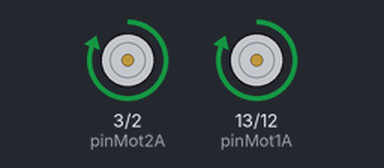
Recording of a sketch running on a simulated Arduino Uno, built with avr-gcc and run on an emulated ATmega328P. On the bench: motor-driver pin pairs drawn as motors (green arrow = first pin HIGH = forward, orange = second pin HIGH = backward, longer = more drive).

Above: at 1.0 s.
At 5.0 s:
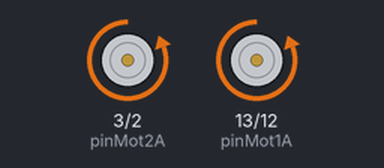
At 9.0 s:
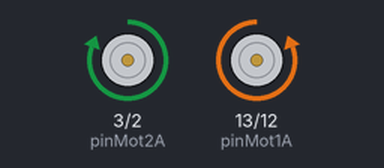
At 19.0 s:
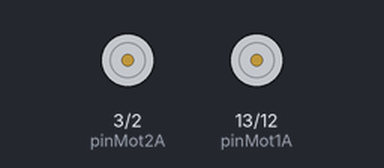
Timing chart, 0 to 20.8 s (numbered marks = the images above):
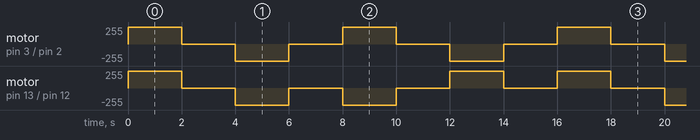

Measured:
- by itself, motor on pin 3 (pinMot2A) / pin 2 (pinMot2B): repeats every 8.0 s: stopped 2.0 s, backward 255/255 2.0 s, stopped 2.0 s, forward 255/255 2.0 s
- by itself, motor on pin 13 (pinMot1A) / pin 12 (pinMot1B): repeats every 16.0 s: 2 × (stopped 2.0 s, backward 255/255 2.0 s), 2 × (stopped 2.0 s, forward 255/255 2.0 s)

The sketch:

Motores.ino
```cpp
// C++ code
//

//A se refere ao sentido frontal e
//B ao sentido de retorno

#define pinMot1A 13
#define pinMot1B 12

#define pinMot2A 3
#define pinMot2B 2


#define velocidade 1000

void setup() {
  // Configurações Dos Motores
  pinMode(pinMot1A, OUTPUT);
  pinMode(pinMot1B, OUTPUT);
  pinMode(pinMot2A, OUTPUT);
  pinMode(pinMot2B, OUTPUT);

  pinMode(3, OUTPUT);
  analogWrite(3, velocidade);

}

void loop() {
  // Código Principal
  		//Frente
  			digitalWrite(pinMot1A, HIGH);
  			digitalWrite(pinMot2A, HIGH);
  			delay(2000);
  			digitalWrite(pinMot1A, LOW);
  			digitalWrite(pinMot2A, LOW);

  			delay(2000);

		//Trás
  			digitalWrite(pinMot1B, HIGH);
  			digitalWrite(pinMot2B, HIGH);
  			delay(2000);
  			digitalWrite(pinMot1B, LOW);
  			digitalWrite(pinMot2B, LOW);

  			delay(2000);

  		//Esquerda
            digitalWrite(pinMot2A,HIGH);
            digitalWrite(pinMot1B,HIGH);
            delay(2000);
            digitalWrite(pinMot2A,LOW);
  			digitalWrite(pinMot1B,LOW);
  			delay(2000);


  		//Direita
 			digitalWrite(pinMot1A,HIGH);
			digitalWrite(pinMot2B,HIGH);
  			delay(2000);
            digitalWrite(pinMot1A,LOW);
            digitalWrite(pinMot2B,LOW);
            delay(2000);


}
```
